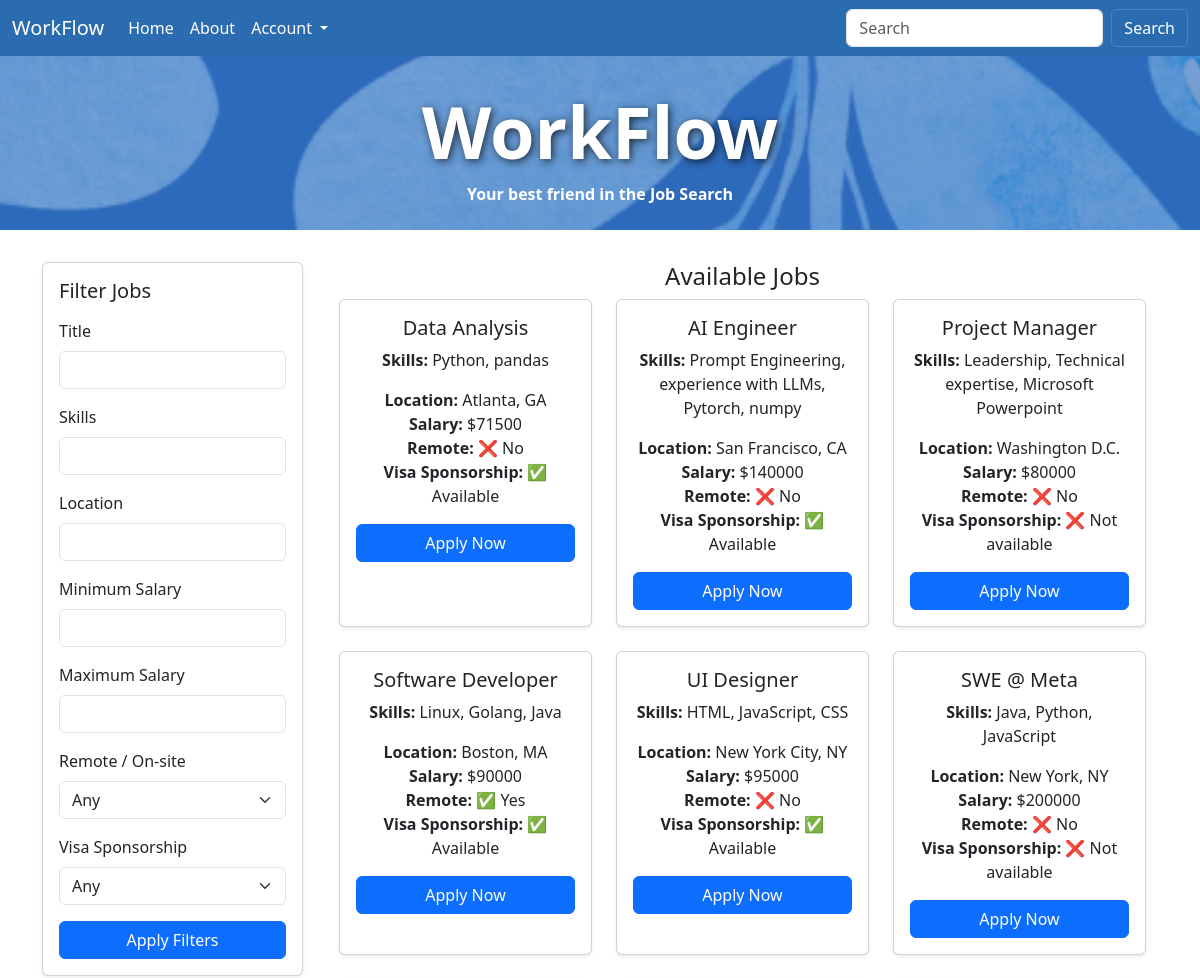
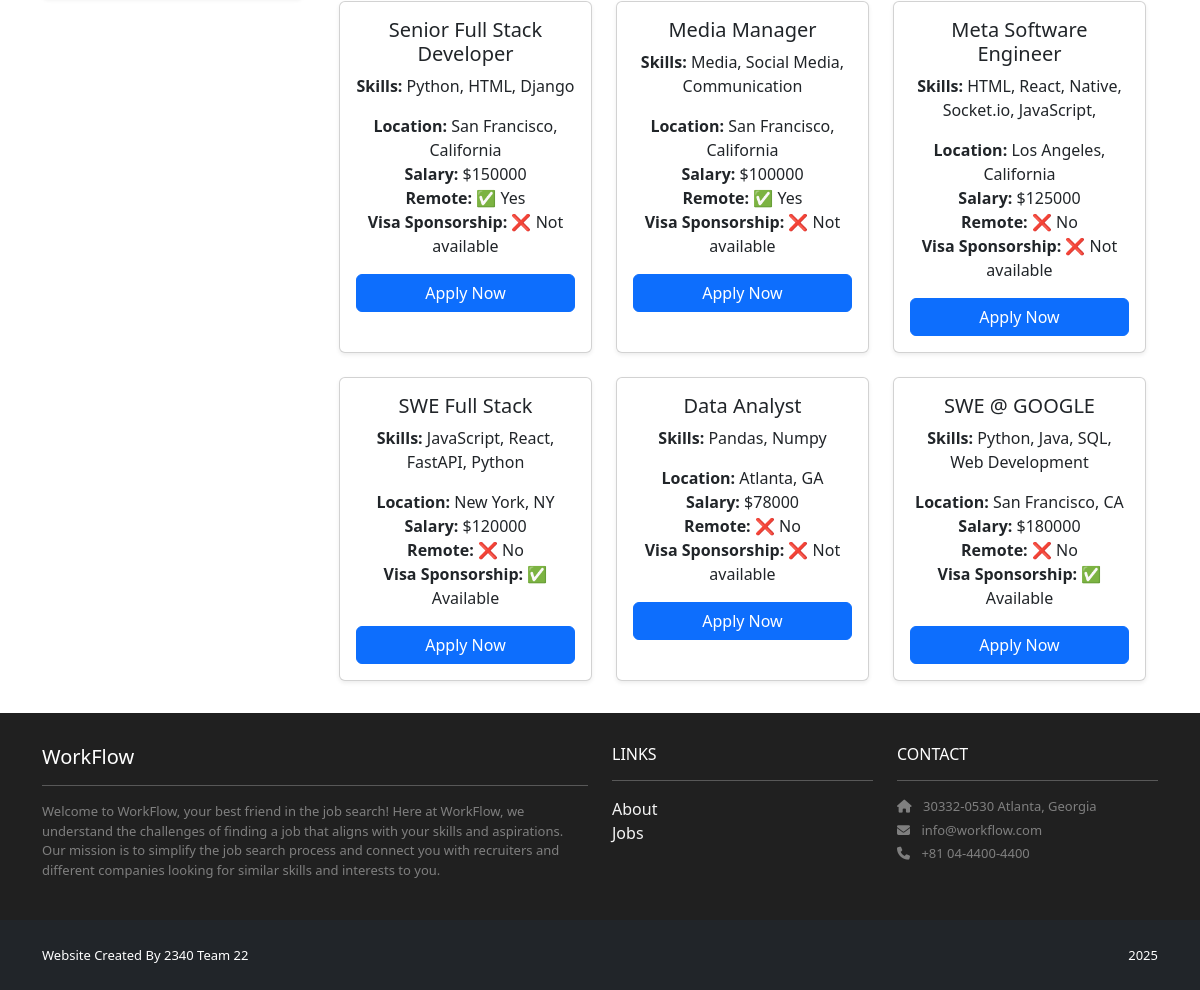
Screenshot of /jobs/ with the database file from the repository (2 pictures, top to bottom).
### jobs/models.py (models this page shows, shortened)
class Job(models.Model):
    title = models.CharField(max_length=200)
    skills = models.TextField()
    location = models.CharField(max_length=300)
    salary = models.IntegerField()
    is_remote = models.BooleanField(default=False)
    visa_sponsorship = models.BooleanField(default=False)
    created_date = models.DateTimeField(default=timezone.now)
    recruiter = models.ForeignKey(
        settings.AUTH_USER_MODEL,
        on_delete=models.CASCADE,
        related_name='jobs'
    )

### jobs/views.py (the view)
# urls.py: path('', views.available_jobs, name='jobs.index'),
def available_jobs(request):
    template_data = {}
    template_data['title'] = 'Available Jobs'
    template_data['jobs'] = Job.objects.all()
    return render(request, 'jobs/index.html', {'template_data': template_data})

### jobs/templates/jobs/index.html
{% extends 'base.html' %}
{% block content %}
<header class="masthead bg-index text-center py-4">
  <div class="container d-flex align-items-center flex-column pt-2">
    <h2>WorkFlow</h2>
    <p>Your best friend in the Job Search</p>
  </div>
</header>
<div class="p-3">
  <div class="container">
    <div class="row mt-3">
      {% include 'jobs/filter.html' %}
      <div class="col mx-auto text-center mb-3">
        <h4>Available Jobs</h4>
        {% load humanize %}
        <div class="container">
          <div class="row g-4">
            {% for job in template_data.jobs %}
              {% include 'home/job.html' with job=job %}
            {% empty %}
              <p class="text-muted">No jobs found.</p>
            {% endfor %}
          </div>
        </div>
      </div>
    </div>
  </div>
</div>
{% endblock content %}

### home/templates/home/job.html
<div class="col-md-6 col-lg-4">
  <div class="card h-100 shadow-sm">
    <div class="card-body">
      <h5 class="card-title">{{ job.title }}</h5>
      <p class="card-text">
        <strong>Skills:</strong> {{ job.skills|linebreaksbr }}
      </p>
      <ul class="list-unstyled mb-3">
        <li><strong>Location:</strong> {{ job.location }}</li>
        <li><strong>Salary:</strong> ${{ job.salary }}</li>
        <li>
          <strong>Remote:</strong>
          {% if job.is_remote %} ✅ Yes {% else %} ❌ No {% endif %}
        </li>
        <li>
          <strong>Visa Sponsorship:</strong>
          {% if job.visa_sponsorship %} ✅ Available {% else %} ❌ Not available {% endif %}
        </li>
      </ul>
        {% if user.is_recruiter%}
            <a href="{% url 'edit_job' job.id %}" class="btn btn-primary mt-auto w-100">Edit Job</a>
        {% elif user.is_authenticated and user.is_seeker%}
            <a href="{% url 'apply_to_job' job.id %}" class="btn btn-primary mt-auto w-100">Apply Now</a>
        {% else %}
              <a href="{% url 'accounts.login' %}?next={% url 'apply_to_job' job.id %}" class="btn btn-primary mt-auto w-100"> Apply Now</a>
        {% endif %}
    </div>
  </div>
</div>

### jobproject/static/style.css (style rules this page uses)
.bg-index { background: url("/static/img/homeBackground.png") no-repeat center center fixed; background-size: cover; }
.masthead h2 { color: #fff !important; font-size: 4.5rem; font-weight: 800; text-shadow: 2px 2px 8px rgba(0,0,0,0.7); }
.masthead p { color: #fff !important; font-weight: 600; margin-bottom: 0; }

### jobproject/templates/base.html (style rules this page uses)
html, body { height: 100%; }
body { display: flex; flex-direction: column; min-height: 100vh; }

### rows the page displays
Job: title "Data Analysis", skills "Python, pandas", location "Atlanta, GA", salary "71500", is_remote "❌ No", visa_sponsorship "✅ Available"
Job: title "AI Engineer", skills "Prompt Engineering, experience with LLMs, Pytorch, numpy", location "San Francisco, CA", salary "140000", is_remote "❌ No", visa_sponsorship "✅ Available"
Job: title "Project Manager", skills "Leadership, Technical expertise, Microsoft Powerpoint", location "Washington D.C.", salary "80000", is_remote "❌ No", visa_sponsorship "❌ Not available"
Job: title "Software Developer", skills "Linux, Golang, Java", location "Boston, MA", salary "90000", is_remote "✅ Yes", visa_sponsorship "✅ Available"
Job: title "UI Designer", skills "HTML, JavaScript, CSS", location "New York City, NY", salary "95000", is_remote "❌ No", visa_sponsorship "✅ Available"
Job: title "SWE @ Meta", skills "Java, Python, JavaScript", location "New York, NY", salary "200000", is_remote "❌ No", visa_sponsorship "❌ Not available"
Job: title "Senior Full Stack Developer", skills "Python, HTML, Django", location "San Francisco, California", salary "150000", is_remote "✅ Yes", visa_sponsorship "❌ Not available"
Job: title "Media Manager", skills "Media, Social Media, Communication", location "San Francisco, California", salary "100000", is_remote "✅ Yes", visa_sponsorship "❌ Not available"
Job: title "Meta Software Engineer", skills "HTML, React, Native, Socket.io, JavaScript,", location "Los Angeles, California", salary "125000", is_remote "❌ No", visa_sponsorship "❌ Not available"
Job: title "SWE Full Stack", skills "JavaScript, React, FastAPI, Python", location "New York, NY", salary "120000", is_remote "❌ No", visa_sponsorship "✅ Available"
Job: title "Data Analyst", skills "Pandas, Numpy", location "Atlanta, GA", salary "78000", is_remote "❌ No", visa_sponsorship "❌ Not available"
Job: title "SWE @ GOOGLE", skills "Python, Java, SQL, Web Development", location "San Francisco, CA", salary "180000", is_remote "❌ No", visa_sponsorship "✅ Available"
